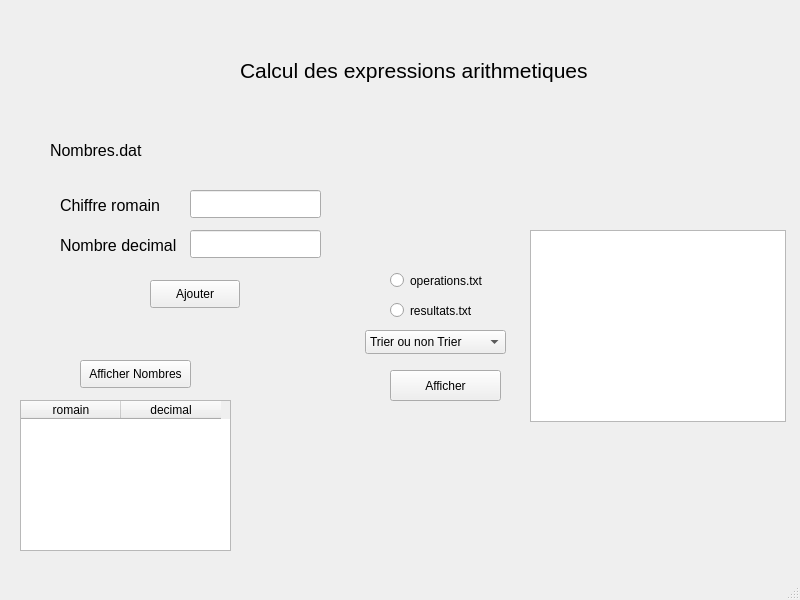
<?xml version="1.0" encoding="UTF-8"?>
<ui version="4.0">
 <class>MainWindow</class>
 <widget class="QMainWindow" name="MainWindow">
  <property name="geometry">
   <rect>
    <x>0</x>
    <y>0</y>
    <width>800</width>
    <height>600</height>
   </rect>
  </property>
  <property name="windowTitle">
   <string>MainWindow</string>
  </property>
  <widget class="QWidget" name="centralwidget">
   <widget class="QLabel" name="label">
    <property name="geometry">
     <rect>
      <x>240</x>
      <y>40</y>
      <width>351</width>
      <height>61</height>
     </rect>
    </property>
    <property name="text">
     <string>&lt;html&gt;&lt;head/&gt;&lt;body&gt;&lt;p&gt;&lt;span style=&quot; font-size:16pt;&quot;&gt;Calcul des expressions arithmetiques&lt;/span&gt;&lt;/p&gt;&lt;/body&gt;&lt;/html&gt;</string>
    </property>
   </widget>
   <widget class="QLabel" name="label_2">
    <property name="geometry">
     <rect>
      <x>50</x>
      <y>130</y>
      <width>101</width>
      <height>41</height>
     </rect>
    </property>
    <property name="text">
     <string>&lt;html&gt;&lt;head/&gt;&lt;body&gt;&lt;p&gt;&lt;span style=&quot; font-size:12pt;&quot;&gt;Nombres.dat&lt;/span&gt;&lt;/p&gt;&lt;/body&gt;&lt;/html&gt;</string>
    </property>
   </widget>
   <widget class="QLabel" name="label_3">
    <property name="geometry">
     <rect>
      <x>60</x>
      <y>180</y>
      <width>111</width>
      <height>51</height>
     </rect>
    </property>
    <property name="text">
     <string>&lt;html&gt;&lt;head/&gt;&lt;body&gt;&lt;p&gt;&lt;span style=&quot; font-size:12pt;&quot;&gt;Chiffre romain&lt;/span&gt;&lt;/p&gt;&lt;/body&gt;&lt;/html&gt;</string>
    </property>
   </widget>
   <widget class="QLabel" name="label_4">
    <property name="geometry">
     <rect>
      <x>60</x>
      <y>220</y>
      <width>121</width>
      <height>51</height>
     </rect>
    </property>
    <property name="text">
     <string>&lt;html&gt;&lt;head/&gt;&lt;body&gt;&lt;p&gt;&lt;span style=&quot; font-size:12pt;&quot;&gt;Nombre decimal&lt;/span&gt;&lt;/p&gt;&lt;/body&gt;&lt;/html&gt;</string>
    </property>
   </widget>
   <widget class="QLineEdit" name="ro">
    <property name="geometry">
     <rect>
      <x>190</x>
      <y>190</y>
      <width>131</width>
      <height>28</height>
     </rect>
    </property>
   </widget>
   <widget class="QLineEdit" name="no">
    <property name="geometry">
     <rect>
      <x>190</x>
      <y>230</y>
      <width>131</width>
      <height>28</height>
     </rect>
    </property>
   </widget>
   <widget class="QPushButton" name="B1">
    <property name="geometry">
     <rect>
      <x>150</x>
      <y>280</y>
      <width>90</width>
      <height>28</height>
     </rect>
    </property>
    <property name="text">
     <string>Ajouter</string>
    </property>
   </widget>
   <widget class="QPushButton" name="B2">
    <property name="geometry">
     <rect>
      <x>80</x>
      <y>360</y>
      <width>111</width>
      <height>28</height>
     </rect>
    </property>
    <property name="text">
     <string>Afficher Nombres</string>
    </property>
   </widget>
   <widget class="QTableWidget" name="TW">
    <property name="geometry">
     <rect>
      <x>20</x>
      <y>400</y>
      <width>211</width>
      <height>151</height>
     </rect>
    </property>
    <column>
     <property name="text">
      <string>romain</string>
     </property>
    </column>
    <column>
     <property name="text">
      <string>decimal</string>
     </property>
    </column>
   </widget>
   <widget class="QRadioButton" name="op">
    <property name="geometry">
     <rect>
      <x>390</x>
      <y>270</y>
      <width>121</width>
      <height>21</height>
     </rect>
    </property>
    <property name="text">
     <string>operations.txt</string>
    </property>
   </widget>
   <widget class="QRadioButton" name="res">
    <property name="geometry">
     <rect>
      <x>390</x>
      <y>300</y>
      <width>101</width>
      <height>21</height>
     </rect>
    </property>
    <property name="text">
     <string>resultats.txt</string>
    </property>
   </widget>
   <widget class="QPushButton" name="B3">
    <property name="geometry">
     <rect>
      <x>390</x>
      <y>370</y>
      <width>111</width>
      <height>31</height>
     </rect>
    </property>
    <property name="text">
     <string>Afficher</string>
    </property>
   </widget>
   <widget class="QListWidget" name="LW">
    <property name="geometry">
     <rect>
      <x>530</x>
      <y>230</y>
      <width>256</width>
      <height>192</height>
     </rect>
    </property>
   </widget>
   <widget class="QComboBox" name="CB">
    <property name="geometry">
     <rect>
      <x>365</x>
      <y>330</y>
      <width>141</width>
      <height>24</height>
     </rect>
    </property>
    <item>
     <property name="text">
      <string>Trier ou non Trier</string>
     </property>
    </item>
    <item>
     <property name="text">
      <string>Non triee</string>
     </property>
    </item>
    <item>
     <property name="text">
      <string>Triee</string>
     </property>
    </item>
   </widget>
  </widget>
  <widget class="QMenuBar" name="menubar">
   <property name="geometry">
    <rect>
     <x>0</x>
     <y>0</y>
     <width>800</width>
     <height>22</height>
    </rect>
   </property>
  </widget>
  <widget class="QStatusBar" name="statusbar"/>
 </widget>
 <resources/>
 <connections/>
</ui>
